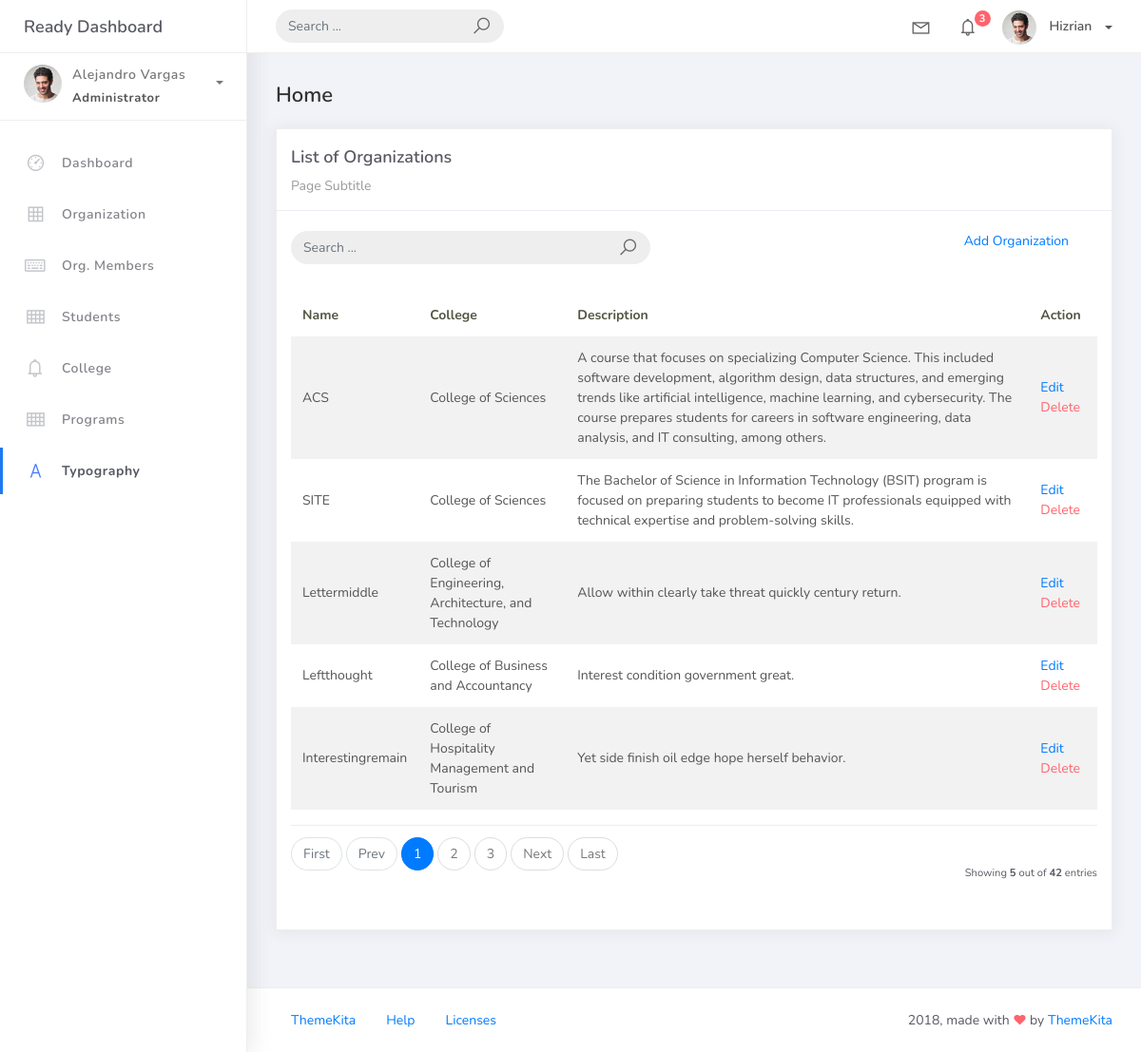
Screenshot of /organization_list with the database file from the repository.
### studentorg/models.py (models this page shows, shortened)
class BaseModels(models.Model):
    created_at = models.DateTimeField(auto_now=True, db_index=True)
    updated_at = models.DateTimeField(auto_now=True)
    class Meta:
        abstract = True

class Organization(BaseModels):  # Inherit from BaseModels to include timestamps
    name = models.CharField(max_length=150)
    college = models.ForeignKey(College, blank=True, on_delete=models.CASCADE)
    description = models.CharField(max_length=500)

class College(BaseModels):
    college_name = models.CharField(max_length=150)
    def __str__(self):
        return self.college_name

### studentorg/views.py (the view)
# urls.py: path('organization_list', OrganizationList.as_view(), name='organization-list'),
class OrganizationList(ListView):
    model = Organization
    context_object_name = 'organization'
    template_name = 'org_list.html'
    paginate_by = 5

### templates/org_list.html
{% extends 'base.html' %}
{% load static %}
{% block content %}
<div class="content">
    <div class="container-fluid">
        <h4 class="page-title">Home</h4>
        <div class="row">
            <div class="col-md-12">
                <div class="card">
                    <div class="card-header">
                        <div class="card-title">List of Organizations</div>
                        <div class="card-category">Page Subtitle</div>
                    </div>
                    <br />
                    <div class="col-md-12 row">
                        <div class="col-md-6">
                            <form class="navbar-left navbar-form nav-search mr-md-3" action="">
                                <div class="input-group">
                                    <input type="text" placeholder="Search ..." class="form-control" />
                                    <div class="input-group-append">
                                        <span class="input-group-text">
                                            <i class="la la-search search-icon"></i>
                                        </span>
                                    </div>
                                </div>
                            </form>
                        </div>
                        <div class="col-md-6">
                            <div class="pull-right">
                                <a href="{% url 'organization-add' %}">Add Organization</a>
                            </div>
                        </div>
                    </div>
                    <div class="card-body">
                        <table class="table table-striped mt-3">
                            <thead>
                                <tr>
                                    <th scope="col">Name</th>
                                    <th scope="col">College</th>
                                    <th scope="col">Description</th>
                                    <th scope="col">Action</th>
                                </tr>
                            </thead>
                            <tbody>
                                {% for object in object_list %}
                                <tr>
                                    <td>{{ object.name }}</td>
                                    <td>{{ object.college }}</td>
                                    <td>{{ object.description }}</td>
                                    <td>
                                        <a href="organization_list/{{object.id}}">Edit</a>
                                        <a href="organization_list/{{object.id}}/delete" class="text-danger" >Delete</a>
                                    </td>
                                    {% empty %}
                                    <tr>
                                        <td colspan="4" style="text-align: center;">
                                            <p class="text-sm font-weight-bold mb-0">No Records Found</p>
                                        </td>
                                    </tr>
                                {% endfor %}
                            </tbody>
                        </table>
                        {% include 'includes/pagination.html' %}
                    </div>
                </div>
            </div>
        </div>
    </div>
</div>
{% endblock %}

### templates/base.html (shortened to what this page needs)
{% load static %}
<!DOCTYPE html>
<html lang="en">
<head>
    <link rel="stylesheet" href="{% static 'css/bootstrap.min.css' %}">
    <link rel="stylesheet" href="{% static 'css/ready.css' %}">
    <link rel="stylesheet" href="{% static 'css/demo.css' %}">
</head>
<body>
    <div class="wrapper">
        <div class="main-header">
            <div class="logo-header">
                <a href="index.html" class="logo">
                    Ready Dashboard
                </a>
            </div>
            <nav class="navbar navbar-header navbar-expand-lg">
                <div class="container-fluid">
                    <form class="navbar-left navbar-form nav-search mr-md-3" action="">
                        <div class="input-group">
                            <input type="text" placeholder="Search ..." class="form-control" aria-label="Search">
                            <div class="input-group-append">
                                <span class="input-group-text">
                                    <i class="la la-search search-icon"></i>
                                </span>
                            </div>
                        </div>
                    </form>
                    <ul class="navbar-nav topbar-nav ml-md-auto align-items-center">
                        <li class="nav-item dropdown hidden-caret">
                            <a class="nav-link dropdown-toggle" href="#" id="navbarDropdown" role="button" data-toggle="dropdown" aria-haspopup="true" aria-expanded="false" title="Messages">
                                <i class="la la-envelope"></i>
                            </a>
                        </li>
                        <li class="nav-item dropdown hidden-caret">
                            <a class="nav-link dropdown-toggle" href="#" id="navbarDropdown" role="button" data-toggle="dropdown" aria-haspopup="true" aria-expanded="false" title="Notifications">
                                <i class="la la-bell"></i>
                                <span class="notification">3</span>
                            </a>
                        </li>
                        <li class="nav-item dropdown">
                            <a class="dropdown-toggle profile-pic" data-toggle="dropdown" href="#" aria-expanded="false" title="User  Profile">
                                <img src="{% static 'img/profile.jpg' %}" alt="Profile of Hizrian" width="36" class="img-circle">
                                <span>Hizrian</span>
                            </a>
                        </li>
                    </ul>
                </div>
            </nav>
        </div>
        <div class="sidebar">
            <div class="scrollbar-inner sidebar-wrapper">
                <div class="user">
                    <div class="photo">
                        <img src="{% static 'img/profile.jpg' %}" alt="Profile of Hizrian">
                    </div>
                    <div class="info">
                        <a class="" data-toggle="collapse" href="#collapseExample" aria-expanded="true" title="User  Menu">
                            <span>
                                Alejandro Vargas
                                <span class="user-level">Administrator</span>
                                <span class="caret"></span>
                            </span>
                        </a>
                    </div>
                </div>
				<ul class="nav">
					<li class="nav-item">
						<a href="index.html">
							<i class="la la-dashboard"></i>
							<p>Dashboard</p>
						</a>
					</li>
					<li class="nav-item">
						<a href="{% url 'organization-list' %}">
							<i class="la la-table"></i>
							<p>Organization</p>
						</a>
					</li>
					<li class="nav-item">
						<a href="{% url 'orgmember-list' %}">
							<i class="la la-keyboard-o"></i>
							<p>Org. Members</p>
						</a>
					</li>
                    <li class="nav-item">
						<a href="{% url 'student-list' %}">
                            <i class="la la-th"></i>
							<p>Students</p>
						</a>
					</li>
					<li class="nav-item">
                        <a href="{% url 'college-list' %}">
							<i class="la la-bell"></i>
							<p>College</p>
						</a>
					</li>
                    <li class="nav-item">
                        <a href="{% url 'program-list' %}">
							<i class="la la-th"></i>
							<p>Programs</p>
						</a>
					</li>
					<li class="nav-item active">
						<a href="typography.html">
							<i class="la la-font"></i>
							<p>Typography</p>
						</a>
				</ul>
            </div>
        </div>
        <div class="main-panel">
            {% block content %}
            {% endblock %}
            <footer class="footer">
                <div class="container-fluid">
                    <nav class="pull-left">
                        <ul class="nav">
                            <li class="nav-item">
                                <a class="nav-link" href="http://www.themekita.com">
                                    ThemeKita
                                </a>
                            </li>
                            <li class="nav-item">
                                <a class="nav-link" href="#">
                                    Help
                                </a>
                            </li>
                            <li class="nav-item">
                                <a class="nav-link" href="https://themewagon.com/license/#free-item">
                                    Licenses
                                </a>
                            </li>
                        </ul>
                    </nav>
                    <div class="copyright ml-auto">
                        2018, made with <i class="la la-heart heart text-danger"></i> by <a href="http://www.themekita.com">ThemeKita</a>
                    </div>
                </div>
            </footer>
        </div>
    </div>
</body>
</html>

### templates/includes/pagination.html (shortened to what this page needs)
{% if is_paginated %}
<div class="card-footer px-0 border-0 d-flex flex-column flex-lg-row align-items-center justify-content-between mt-3">
    <nav aria-label="Topics pagination" class="mb-4">
        <ul class="pagination">
            {% if page_obj.number > 1 %}
                <li class="page-item">
                    <a class="page-link" href="?page=1">First</a>
                </li>
            {% else %}
                <li class="page-item disabled">
                    <span class="page-link">First</span>
                </li>
            {% endif %}
            {% if page_obj.has_previous %}
                <li class="page-item">
                    <a class="page-link" href="?page={{ page_obj.previous_page_number }}">Prev</a>
                </li>
            {% else %}
                <li class="page-item disabled">
                    <span class="page-link">Prev</span>
                </li>
            {% endif %}
            {% for page_num in paginator.page_range %}
                {% if page_obj.number == page_num %}
                    <li class="page-item active">
                        <span class="page-link">
                            {{ page_num }}
                        </span>
                    </li>
                {% elif page_num > page_obj.number|add:'-3' and page_num < page_obj.number|add:'3' %}
                    <li class="page-item">
                        <a class="page-link" href="?page={{ page_num }}">{{ page_num }}</a>
                    </li>
                {% endif %}
            {% endfor %}
            {% if page_obj.has_next %}
                <li class="page-item">
                    <a class="page-link" href="?page={{ page_obj.next_page_number }}">Next</a>
                </li>
            {% else %}
                <li class="page-item disabled">
                    <span class="page-link">Next</span>
                </li>
            {% endif %}
            {% if page_obj.number != paginator.num_pages %}
                <li class="page-item">
                    <a class="page-link" href="?page={{ paginator.num_pages }}">Last</a>
                </li>
            {% else %}
                <li class="page-item disabled">
                    <span class="page-link">Last</span>
                </li>
            {% endif %}
        </ul>
    </nav>
    <div class="fw-normal small mt-4 mt-lg-0">
        Showing <b>{{ object_list.count }}</b> out of <b>{{ paginator.count }}</b> entries
    </div>
</div>
{% endif %}

### rows the page displays
Organization: name "ACS", college "College of Sciences", description "A course that focuses on specializing Computer Science. This included software development, algorithm design, data structures, and emerging trends like artificial intelligence, machine learning, and cybersecurity. The course prepares students for careers in software engineering, data analysis, and IT consulting, among others."
Organization: name "SITE", college "College of Sciences", description "The Bachelor of Science in Information Technology (BSIT) program is focused on preparing students to become IT professionals equipped with technical expertise and problem-solving skills."
Organization: name "Lettermiddle", college "College of Engineering, Architecture, and Technology", description "Allow within clearly take threat quickly century return."
Organization: name "Leftthought", college "College of Business and Accountancy", description "Interest condition government great."
Organization: name "Interestingremain", college "College of Hospitality Management and Tourism", description "Yet side finish oil edge hope herself behavior."

### other values shown
{{ page_num }} "1"
{{ page_num }} "2" "3"
{{ object_list.count }} "5"
{{ paginator.count }} "42"
